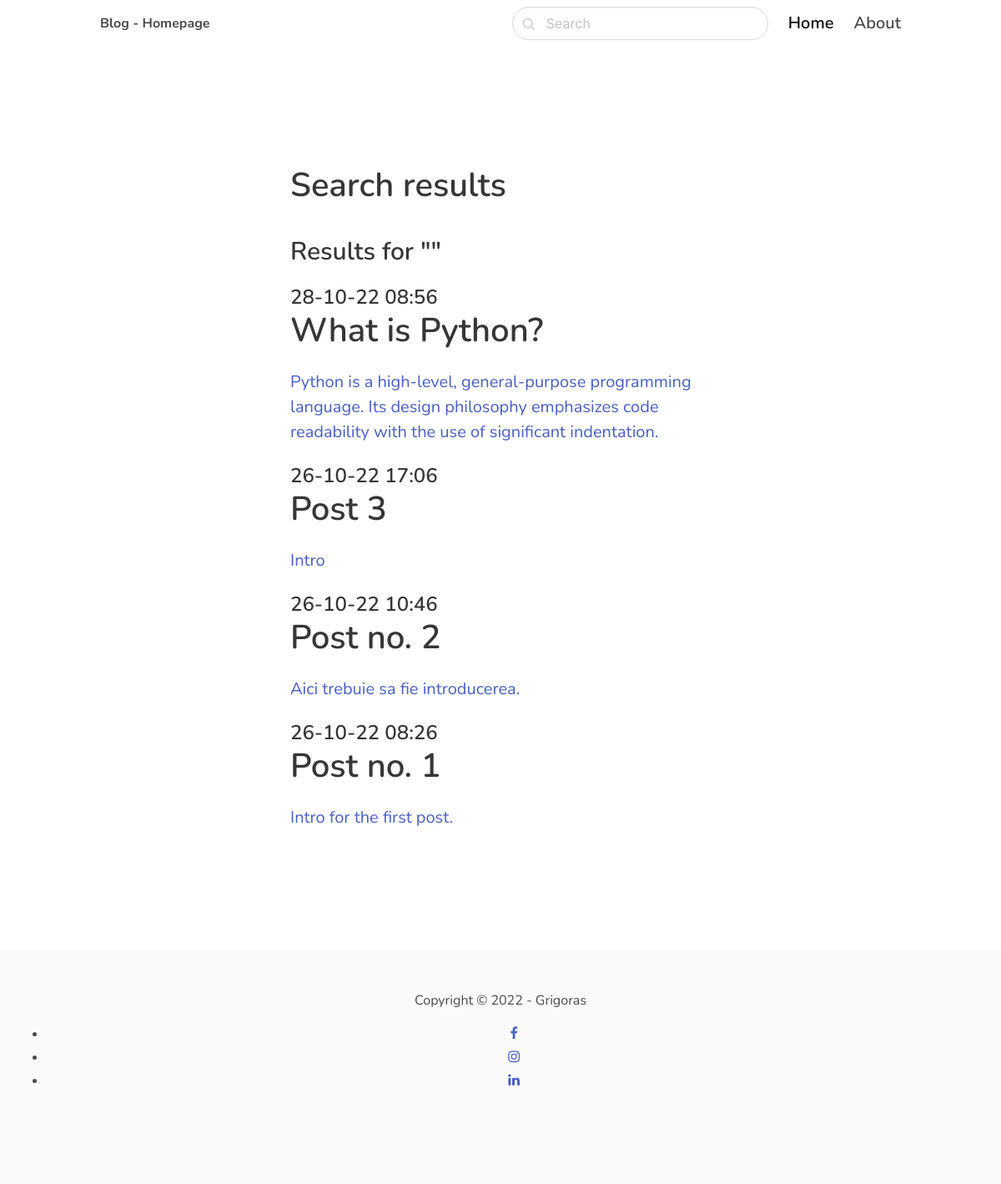
The app's page /search/ with its own data.
### blog/models.py (models this page shows, shortened)
class Post(models.Model):
    ACTIVE = 'active'
    DRAFT = 'draft'
    CHOICES_STATUS = (
        (ACTIVE, 'Active'),
        (DRAFT, 'Draft')
    )
    category = models.ForeignKey(Category, related_name='posts', on_delete=models.CASCADE)
    title = models.CharField(max_length=250)
    slug = models.SlugField()
    intro = models.TextField()
    body = models.TextField()
    created_at = models.DateTimeField(auto_now_add=True)
    status = models.CharField(max_length=15, choices=CHOICES_STATUS, default=ACTIVE)
    image = models.ImageField(upload_to='uploads/', blank=True, null=True)
    class Meta:
        ordering = ('-created_at',)

### blog/views.py (the view)
# urls.py: path('search/', views.search, name='search'),
def search(request):
    query = request.GET.get('query', '')
    posts = Post.objects.filter(status=Post.ACTIVE).filter(Q(title__icontains=query) | Q(intro__icontains=query) | Q(body__icontains=query))
    return render(request, 'blog/search.html', {'posts': posts, 'query': query})

### blog/templates/blog/search.html (shortened to what this page needs)
{%  extends 'aplicatie/base.html' %}
{% block content %}
    <section class="hero">
        <div class="hero-body">
            <div class="container">
                <section class="section">
                    <div class="columns">
                        <div class="column is-8 is-offset-2">
                          <div class="content is-medium">
                            <h1>Search results</h1>
                            <h3>Results for "{{ query }}"</h3>
                          </div>
                            {% for post in posts %}
                                 <div class="content is-medium">
                                    <a href="{% url 'post_detail' post.category.slug post.slug %}">
                                         <h2 class="subtitle is-4">{{ post.created_at|date:'d-m-y H:i' }}</h2>
                                        <h1 class="title">{{ post.title }}</h1>
                                        <p>{{ post.intro }}</p>
                                     </a>
                                 </div>
                            {% empty %}
                                <div class="content">
                                    <p>No results</p>
                                </div>
                            {% endfor %}
                        </div>
                    </div>
                </section>
            </div>
        </div>
    </section>
{% endblock %}

### aplicatie/templates/aplicatie/base.html (shortened to what this page needs)
<!DOCTYPE html>
<html>
    <head>
        <link rel="stylesheet" href="https://unpkg.com/bulma@0.9.2/css/bulma.min.css"/>
        <link href="https://stackpath.bootstrapcdn.com/font-awesome/4.7.0/css/font-awesome.min.css" rel="stylesheet"
>
    </head>
    <body>
            <nav class="navbar">
        <div class="container">
          <div class="navbar-brand">
            <a class="navbar-item" href="/">
              <strong>Blog - Homepage</strong>
            </a>
          </div>
          <div id="navbarMenu" class="navbar-menu">
            <div class="navbar-end">
              <div class=" navbar-item">
                <form method="get" action="{% url 'search' %}">
                    <div class="control has-icons-left">
                      <input class="input is-rounded" name="query" type="text" placeholder="Search">
                      <span class="icon is-left">
                      </span>
                    </div>
                  </form>
              </div>
              <a href="/" class="navbar-item is-active is-size-5 has-text-weight-semibold">
                Home
              </a>
              <a href="{% url 'about' %}" class="navbar-item is-size-5 has-text-weight-semibold">
                About
              </a>
            </div>
          </div>
        </div>
      </nav>
        <section class="section">
            <div class="container">
                {% block content %}
                {% endblock %}
            </div>
        </section>
          <footer class="footer">
                <div class="content has-text-centered">
                    <p>
                        Copyright © 2022 - Grigoras
                        <ul class="social-icons">
                            <li class="btn-social"><a href="#" class="fa fa-facebook btn-social btn-facebook"></a></li>
                            <li class="btn-social"><a href="#" class="fa fa-instagram btn-instagram" ></a></li>
                            <li class="btn-social"><a href="#" class="fa fa-linkedin btn-linkedin"></a></li>
                        </ul>
                    </p>
                </div>
          </footer>
    </body>
</html>

### aplicatie/templates/aplicatie/base.html (style rules this page uses)
body { font-family: 'Nunito', sans-serif; }
nav.navbar { height: 6rem !important; box-shadow: 0 1px 3px 0 rgba(0, 0, 0, .1), 0 1px 2px 0 rgba(0, 0, 0, .06) !important; }

### records on screen
Post: created_at "28-10-22 08:56", title "What is Python?", intro "Python is a high-level, general-purpose programming language. Its design philosophy emphasizes code readability with the use of significant indentation."
Post: created_at "26-10-22 17:06", title "Post 3", intro "Intro"
Post: created_at "26-10-22 10:46", title "Post no. 2", intro "Aici trebuie sa fie introducerea."
Post: created_at "26-10-22 08:26", title "Post no. 1", intro "Intro for the first post."
